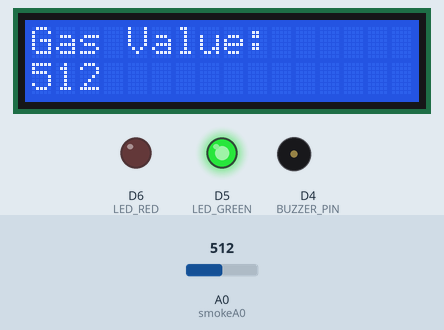
Recording of a sketch running on a simulated ESP8266 (NodeMCU). Parts: 16×2 character LCD, output pins drawn as LEDs (lit = HIGH), buzzer (waves = sounding, pin HIGH). The inputs (shaded band) are chosen by the test bench; at power-on: A0 (smokeA0) = 512. WiFi joins after 1.5 s; servers stay silent unless stated; what the sketch prints to the serial monitor is not drawn.

Above: at 4.9 s.
5.0 s: A0 (smokeA0) set to 690
At 8.0 s:
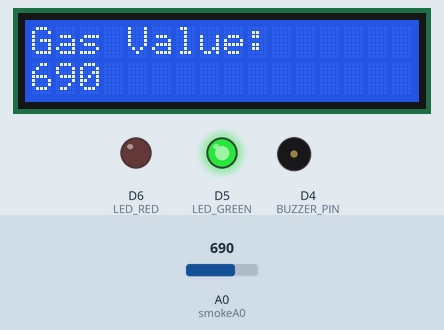
8.3 s: A0 (smokeA0) set to 717
At 10.0 s:
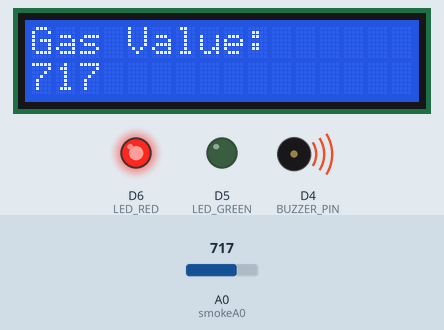
10.8 s: A0 (smokeA0) set to 900
At 13.1 s:
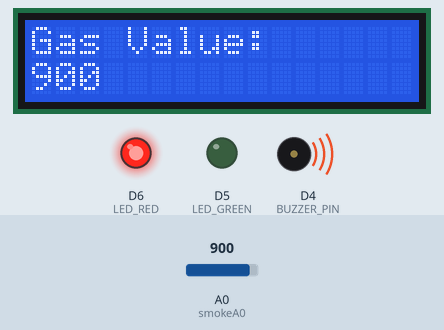
Timing chart, 0 to 14.6 s (numbered marks = the images above; inputs shaded):
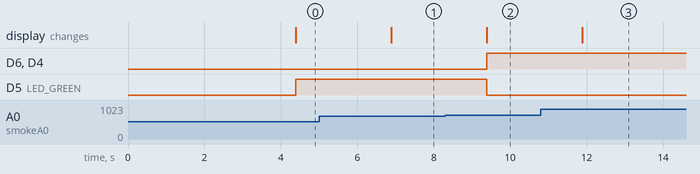

Measured:
- the behaviour switches between 700 and 701 on A0 (smokeA0) (found by bisection; images 1 and 2)
- after the input at 5.0 s, the display: changes after 1.9 s (image 1)
- after the input at 8.3 s, D6 (LED_RED), D4 (BUZZER_PIN): LOW → HIGH after 1.1 s; D5 (LED_GREEN): HIGH → LOW after 1.1 s; the display: changes after 1.1 s (image 2)
- after the input at 10.8 s, the display: changes after 1.1 s (image 3)

The sketch:

GasDetection.ino
```cpp
//Change Blynk Authenticaation Details
#define BLYNK_TEMPLATE_ID "your blynk template id"
#define BLYNK_TEMPLATE_NAME "your blynk template name"
#define BLYNK_AUTH_TOKEN "your blynk auth token"

#define BLYNK_PRINT Serial
#include <ESP8266WiFi.h>
#include <BlynkSimpleEsp8266.h>
#include <Wire.h>
#include <LiquidCrystal_I2C.h>
LiquidCrystal_I2C lcd(0x27, 16, 2); // Set the LCD address to 0x27 for a 16 chars and 2 line display


char auth[] = BLYNK_AUTH_TOKEN;

char ssid[] = "your wifi ssid";  // Enter your wifi name
char pass[] = "your wifi pass";  // Enter your wifi password
int smokeA0 = A0;
int data = 0;
#define LED_GREEN D5
#define LED_RED D6
#define BUZZER_PIN D4


BlynkTimer timer;

void sendSensor(){
 int data = analogRead(smokeA0);
 Blynk.virtualWrite(V0, data);
  Serial.print("Pin A0: ");
  Serial.println(data);
  lcd.setCursor(0, 0);               // Set the cursor to the first column and first row
  lcd.print("Gas Value:");     // Print some text
  lcd.setCursor(0,1);
  lcd.print(data);

  if(data > 700)     // Change the Trashold value
  {
    digitalWrite(LED_GREEN, LOW);
    digitalWrite(LED_RED, HIGH);
    digitalWrite(BUZZER_PIN, HIGH);
    Blynk.email("tt7738459463@gmail.com", "Alert", "Gas Leakage Detected!");
    Blynk.logEvent("gas_alert","Gas Leakage Detected");
  }
  else
  {
    digitalWrite(LED_GREEN, HIGH);
    digitalWrite(LED_RED, LOW);
    digitalWrite(BUZZER_PIN, LOW);
  }
}

void setup(){
  pinMode(smokeA0, INPUT);
  pinMode(LED_GREEN, OUTPUT);
  pinMode(LED_RED, OUTPUT);
  pinMode(BUZZER_PIN, OUTPUT);
  digitalWrite(LED_RED, LOW);
  digitalWrite(BUZZER_PIN, LOW);
  Serial.begin(115200);
  lcd.begin();                       // Initialize the LCD
  lcd.backlight();                  // Turn on the backlight
  lcd.clear();                      // Clear the LCD screen
  Blynk.begin(auth, ssid, pass);
  timer.setInterval(2500L, sendSensor); //after every 2.5 sec sendSensor function will be  executed L stands for long  int
}

void loop(){
  Blynk.run();
  timer.run();
}
```
